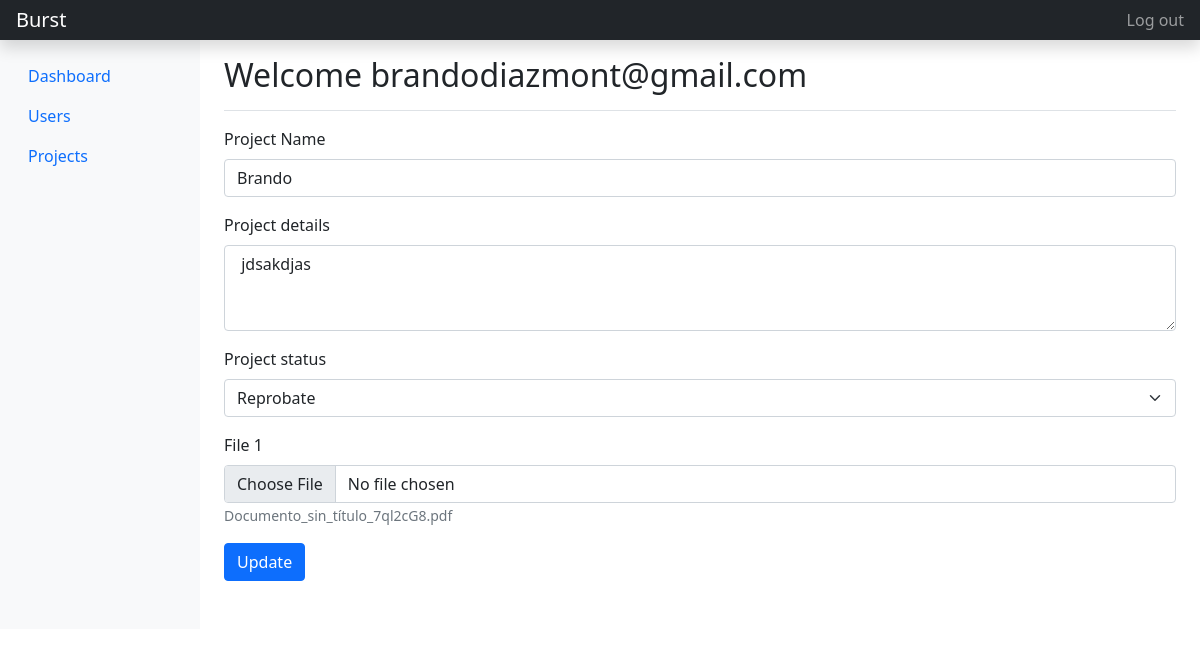
/projects/projects/update/4 (signed in), run on the app's committed database.
### apps/users/models.py (models this page shows, shortened)
class Base(models.Model):
    created_at = models.DateTimeField(auto_now_add=True)
    updated_at = models.DateTimeField(auto_now=True)
    status=models.BooleanField("status", default=True)
    class Meta:
        abstract = True

class Company(Base):
    name=models.CharField("name", max_length=250)
    class Meta:
        verbose_name = 'Company'
        verbose_name_plural = 'Companies'

### apps/projects/models.py (models this page shows, shortened)
class Project(Base):
    STATES = (
        ('AP', 'Approved'),
        ('RE', 'Reprobate'),
        ('AC', 'Accepted'),
        ('IR', 'In review'),
    )
    company = models.ForeignKey(Company, on_delete=models.CASCADE, verbose_name='company')
    name = models.CharField("project name", max_length=250)
    details = models.CharField("project details", max_length=250, null=True, blank=True)
    file_1 = models.FileField(upload_to='documents/%Y/%m/%d', null=True, blank=True)
    state = models.CharField(max_length=2, default='AP', choices=STATES)
    def filename_1(self):
        return os.path.basename(self.file_1.name)

### apps/projects/views.py (the view, shortened to what this page needs)
# urls.py: path('projects/update/<int:id>', ProjectUpdateView.as_view(), name='project_update'),
class ProjectUpdateView(LoginRequiredMixin, View):
    def get(self, request, id, *args, **kwargs):
        project = Project.objects.get(id=id)
        context = {
            'project':project,
            'company': Company.objects.get(id=request.user.profile.company.id),
        }
        template_name = 'dashboard/projects_create_update.html'
        return render(request, template_name, context)

### templates/dashboard/projects_create_update.html (shortened to what this page needs)
{% extends 'base.html' %}
{% block content %}
{% include 'dashboard/modules/header.html' %}
<div class="container-fluid">
    <div class="row">
        {% include 'dashboard/modules/sidebar_nav.html' %}
        <main class="col-md-9 ms-sm-auto col-lg-10 px-md-4">
            <div
                class="d-flex justify-content-between flex-wrap flex-md-nowrap align-items-center pt-3 pb-2 mb-3 border-bottom">
                <h1 class="h2">Welcome {{ user.get_username }}</h1>
            </div>
            <form method="post" {% if project %} action="{% url 'project_update' project.id  %}"{% endif %} enctype="multipart/form-data" class="mb-5">
                <div class="mb-3">
                    <label for="project_name" class="form-label">Project Name</label>
                    <input type="text" class="form-control" id="project_name" name="project_name" {% if project %}value="{{project.name}}"{% endif %} required>
                </div>
                <div class="mb-3">
                    <label for="project_details" class="form-label">Project details</label>
                    <textarea class="form-control" id="project_details" name="project_details" rows="3" required> {% if project %}{{project.details}}{% endif %}</textarea>
                </div>
                <div class="mb-3">
                    <label for="project_state" class="form-label">Project status</label>
                    <select class="form-select" id="project_state" name="project_state">
                        <option value="RE" {% if project and project.state == 'RE' %}selected{% endif %}>Reprobate</option>
                    </select>
                </div>
                <div class="mb-3">
                    <label for="project_docfile_1" class="form-label">File 1</label>
                    <input class="form-control" type="file" id="project_docfile_1" name="project_docfile_1" accept="application/pdf">
                    {% if project.file_1 %}<small id="file1lHelp" class="form-text text-muted">{{project.filename_1}}</small>{% endif %}
                </div>
                <button type="submit" class="btn btn-primary">{% if project %}Update{% else %}Create{% endif %}</button>
            </form>
        </main>
    </div>
</div>
{% endblock %}

### templates/dashboard/modules/header.html (shortened to what this page needs)
<header class="navbar navbar-dark sticky-top bg-dark flex-md-nowrap p-0 shadow">
    <a class="navbar-brand col-md-3 col-lg-2 me-0 px-3" href="#">{{company.name}}</a>
    <div class="navbar-nav">
        <div class="nav-item text-nowrap">
            <a class="nav-link px-3" href="{% url 'logout' %}">Log out</a>
        </div>
    </div>
</header>

### data on the page
Company: name "Burst"
Project: project_name "Brando", project_details "jdsakdjas", project_state "Reprobate", filename_1 "Documento_sin_título_7ql2cG8.pdf"

### other printed values
{{ user.get_username }} "brandodiazmont@gmail.com"
